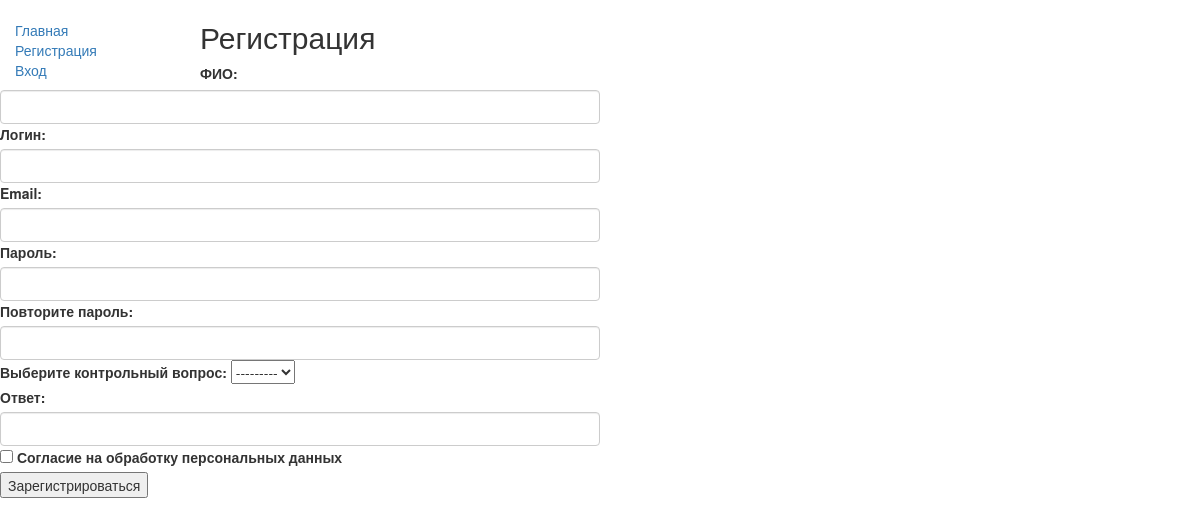
The page /main/register/ on the database as committed earlier.
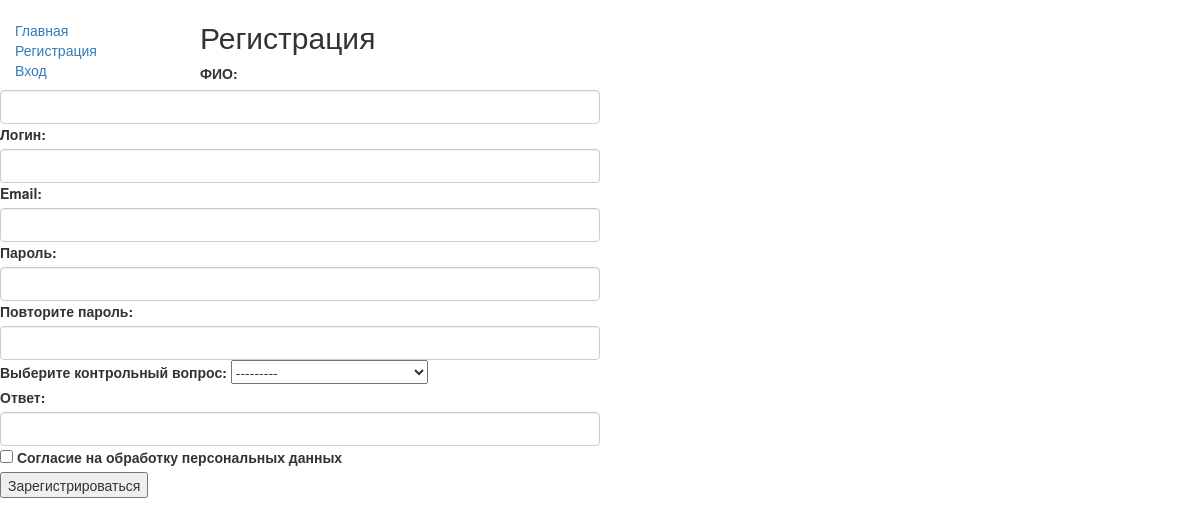
The same page on the database as committed later.
### main/models.py (models this page shows)
class SecurityQuestion(models.Model):
    question  = models.CharField(max_length=255, unique=True)
    def __str__(self):
        return self.question

### main/views.py (the view)
# urls.py: path('register/', views.register, name='register'),
def register(request):
    if request.method == 'POST':
        form = RegistrationForm(request.POST)
        if form.is_valid():# Если форма прошла валидацию, создаем нового пользователя
            username = form.cleaned_data['username']
            full_name = form.cleaned_data['full_name']
            email = form.cleaned_data['email']
            password = form.cleaned_data['password']
            question = form.cleaned_data['question']
            answer = form.cleaned_data['answer']
            user = CustomUser.objects.create_user(
                username=username,
                password=password,
                email=email,
                security_question=question,
                security_answer=answer,
            )
            user.first_name = full_name
            user.save()
            messages.success(request, 'Вы успешно зарегистрировались!')
            return redirect('login')
        else:
            messages.error(request, 'Пожалуйста, введите коректные данные')
    else:
        form = RegistrationForm()
    return render(request, 'registration/register.html', {'form': form})

### main/templates/registration/register.html (shortened to what this page needs)
{% extends "basic.html" %}
{% block content %}
<h2>Регистрация</h2>
<form method="POST">
    <div>
        <label>ФИО:</label>
        {{ form.full_name }}
    </div>
    <div>
        <label>Логин:</label>
        {{ form.username }}
    </div>
    <div>
        <label>Email:</label>
        {{ form.email }}
    </div>
    <div>
      <label>Пароль:</label>
      {{ form.password }}
    </div>
    <div>
      <label>Повторите пароль:</label>
      {{ form.confirm_password }}
    </div>
    <div>
      <label>Выберите контрольный вопрос:</label>
      {{ form.question }}
    </div>
    <div>
      <label>Ответ:</label>
      {{ form.answer }}
    </div>
    <div>
      {{ form.consent }}
      <label>Согласие на обработку персональных данных</label>
    </div>
    <button type="submit">Зарегистрироваться</button>
</form>
{% endblock %}

Rows that differ between the two databases and show on the page:
added SecurityQuestion: question "---------"
Other text that changed with them:
form field question: "---------" → (not shown)
